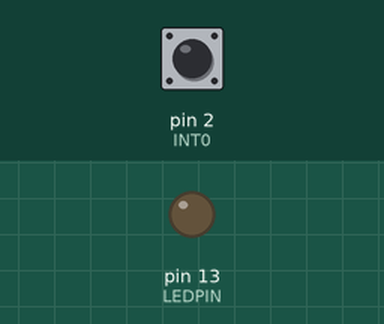
The sketch below on a simulated Arduino Uno, built with avr-gcc and run on an emulated ATmega328P. On the bench: output pins drawn as LEDs (lit = HIGH). The inputs (shaded band) are chosen by the test bench; at power-on: pin 2 (INT0) HIGH.

Above: at 1.2 s.
1.3 s: pin 2 (INT0) pulled LOW for 0.15 s
At 1.9 s:
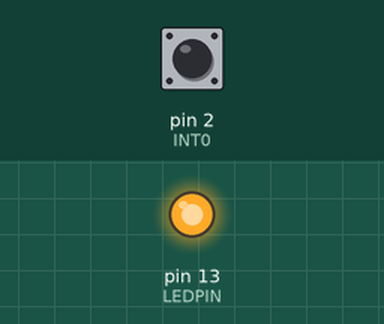
2.9 s: pin 2 (INT0) pulled LOW for 1 s
At 3.2 s:
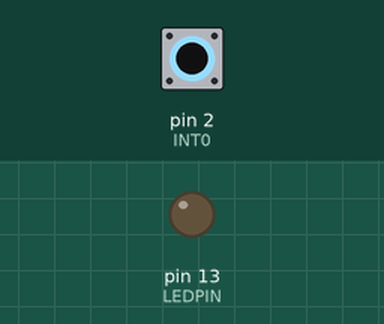
5.4 s: pin 2 (INT0) pulled LOW for 3.2 s
At 6.3 s:
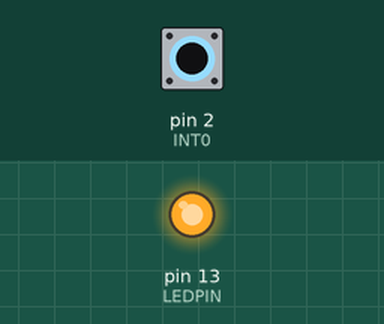
Timing chart, 0 to 8.4 s (numbered marks = the images above; inputs shaded):
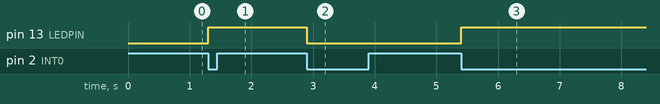

Measured:
- after the input at 1.3 s, pin 13 (LEDPIN): LOW → HIGH at once
- after the input at 2.9 s, pin 13 (LEDPIN): HIGH → LOW at once
- after the input at 5.4 s, pin 13 (LEDPIN): LOW → HIGH at once

The sketch:

InterruptDemo.ino
```cpp
/* Listing 13-3. Alternative Interrupt Program */
#include <avr/interrupt.h>

#define LEDPIN  13

volatile int state = LOW;

void setup() {
  pinMode(LEDPIN, OUTPUT);
  pinMode(2, INPUT_PULLUP);  // INT0 = PIN2
  pinMode(3, INPUT_PULLUP);  // INT1 = PIN3
  attachInterrupt(0, myISR, FALLING); // 0=PIN2, 1=PIN3, CHANGE, LOW, RISING, FALLING
     //  attachInterrupt connects INT0 which is PIN2 to function myISR,
     //   whenever a certain event (CHANGE, LOW, RISING, FALLING) takes place on the pin
  sei();                    // turn on interrupts
}

void loop() {
  unsigned long i;
  unsigned long sum = 0;

  for (i = 0; i < 4000000; i++)  // Do this just to have
    sum++;                       // something to interrupt!
}

void myISR()
{
  state = !state;
  digitalWrite(LEDPIN, state);/* interrupt code here */
}
```
